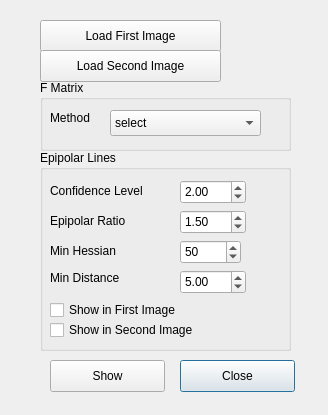
<?xml version="1.0" encoding="UTF-8"?>
<ui version="4.0">
 <class>EpipolarDialog</class>
 <widget class="QDialog" name="EpipolarDialog">
  <property name="geometry">
   <rect>
    <x>0</x>
    <y>0</y>
    <width>328</width>
    <height>415</height>
   </rect>
  </property>
  <property name="windowTitle">
   <string>Dialog</string>
  </property>
  <widget class="QPushButton" name="closePushButton">
   <property name="geometry">
    <rect>
     <x>180</x>
     <y>360</y>
     <width>115</width>
     <height>32</height>
    </rect>
   </property>
   <property name="text">
    <string>Close</string>
   </property>
  </widget>
  <widget class="QPushButton" name="loadFirstImgPushButton">
   <property name="geometry">
    <rect>
     <x>40</x>
     <y>20</y>
     <width>181</width>
     <height>32</height>
    </rect>
   </property>
   <property name="text">
    <string>Load First Image</string>
   </property>
  </widget>
  <widget class="QPushButton" name="loadSecondImgPushButton">
   <property name="geometry">
    <rect>
     <x>40</x>
     <y>50</y>
     <width>181</width>
     <height>32</height>
    </rect>
   </property>
   <property name="text">
    <string>Load Second Image</string>
   </property>
  </widget>
  <widget class="QGroupBox" name="groupBox">
   <property name="geometry">
    <rect>
     <x>40</x>
     <y>80</y>
     <width>251</width>
     <height>71</height>
    </rect>
   </property>
   <property name="title">
    <string>F Matrix</string>
   </property>
   <widget class="QLabel" name="label">
    <property name="geometry">
     <rect>
      <x>10</x>
      <y>30</y>
      <width>59</width>
      <height>16</height>
     </rect>
    </property>
    <property name="text">
     <string>Method</string>
    </property>
   </widget>
   <widget class="QComboBox" name="FmatMethodComboBox">
    <property name="geometry">
     <rect>
      <x>70</x>
      <y>30</y>
      <width>151</width>
      <height>26</height>
     </rect>
    </property>
    <item>
     <property name="text">
      <string>select</string>
     </property>
    </item>
    <item>
     <property name="text">
      <string>7 Point Method</string>
     </property>
    </item>
    <item>
     <property name="text">
      <string>8 Point Method</string>
     </property>
    </item>
    <item>
     <property name="text">
      <string>RANSAC</string>
     </property>
    </item>
   </widget>
  </widget>
  <widget class="QGroupBox" name="groupBox_2">
   <property name="geometry">
    <rect>
     <x>40</x>
     <y>150</y>
     <width>251</width>
     <height>201</height>
    </rect>
   </property>
   <property name="title">
    <string>Epipolar Lines</string>
   </property>
   <widget class="QCheckBox" name="showInFirstCheckBox">
    <property name="geometry">
     <rect>
      <x>10</x>
      <y>150</y>
      <width>151</width>
      <height>20</height>
     </rect>
    </property>
    <property name="text">
     <string>Show in First Image</string>
    </property>
   </widget>
   <widget class="QCheckBox" name="showInSecondCheckBox">
    <property name="geometry">
     <rect>
      <x>10</x>
      <y>170</y>
      <width>171</width>
      <height>20</height>
     </rect>
    </property>
    <property name="text">
     <string>Show in Second Image</string>
    </property>
   </widget>
   <widget class="QLabel" name="label_2">
    <property name="geometry">
     <rect>
      <x>10</x>
      <y>30</y>
      <width>121</width>
      <height>21</height>
     </rect>
    </property>
    <property name="text">
     <string>Confidence Level</string>
    </property>
   </widget>
   <widget class="QLabel" name="label_3">
    <property name="geometry">
     <rect>
      <x>10</x>
      <y>60</y>
      <width>91</width>
      <height>21</height>
     </rect>
    </property>
    <property name="text">
     <string>Epipolar Ratio</string>
    </property>
   </widget>
   <widget class="QLabel" name="label_4">
    <property name="geometry">
     <rect>
      <x>10</x>
      <y>90</y>
      <width>91</width>
      <height>21</height>
     </rect>
    </property>
    <property name="text">
     <string>Min Hessian</string>
    </property>
   </widget>
   <widget class="QDoubleSpinBox" name="confidenceDoubleSpinBox">
    <property name="geometry">
     <rect>
      <x>140</x>
      <y>30</y>
      <width>66</width>
      <height>24</height>
     </rect>
    </property>
    <property name="value">
     <double>2.000000000000000</double>
    </property>
   </widget>
   <widget class="QDoubleSpinBox" name="epipolarRationSpinBox">
    <property name="geometry">
     <rect>
      <x>140</x>
      <y>60</y>
      <width>66</width>
      <height>24</height>
     </rect>
    </property>
    <property name="value">
     <double>1.500000000000000</double>
    </property>
   </widget>
   <widget class="QSpinBox" name="minHessianSpinBox">
    <property name="geometry">
     <rect>
      <x>140</x>
      <y>90</y>
      <width>61</width>
      <height>24</height>
     </rect>
    </property>
    <property name="maximum">
     <number>1000</number>
    </property>
    <property name="value">
     <number>50</number>
    </property>
   </widget>
   <widget class="QDoubleSpinBox" name="minDistDoubleSpinBox">
    <property name="geometry">
     <rect>
      <x>140</x>
      <y>120</y>
      <width>66</width>
      <height>24</height>
     </rect>
    </property>
    <property name="value">
     <double>5.000000000000000</double>
    </property>
   </widget>
   <widget class="QLabel" name="label_5">
    <property name="geometry">
     <rect>
      <x>10</x>
      <y>120</y>
      <width>101</width>
      <height>16</height>
     </rect>
    </property>
    <property name="text">
     <string>Min Distance</string>
    </property>
   </widget>
  </widget>
  <widget class="QPushButton" name="showEpiLinesPushButton">
   <property name="geometry">
    <rect>
     <x>50</x>
     <y>360</y>
     <width>115</width>
     <height>32</height>
    </rect>
   </property>
   <property name="text">
    <string>Show</string>
   </property>
  </widget>
 </widget>
 <resources/>
 <connections/>
</ui>
